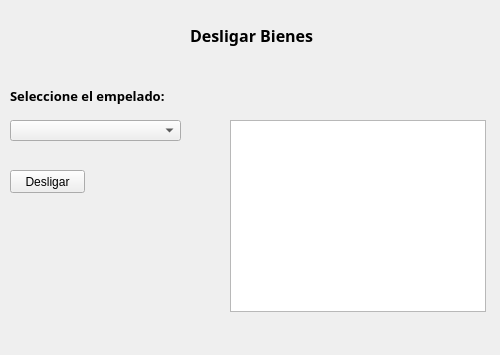
<?xml version="1.0" encoding="UTF-8"?>
<ui version="4.0">
 <class>Desligar_Bienes</class>
 <widget class="QWidget" name="Desligar_Bienes">
  <property name="geometry">
   <rect>
    <x>0</x>
    <y>0</y>
    <width>500</width>
    <height>355</height>
   </rect>
  </property>
  <property name="windowTitle">
   <string>Desligar Bienes</string>
  </property>
  <widget class="QLabel" name="label">
   <property name="geometry">
    <rect>
     <x>190</x>
     <y>20</y>
     <width>161</width>
     <height>31</height>
    </rect>
   </property>
   <property name="font">
    <font>
     <family>Perpetua Titling MT</family>
     <pointsize>12</pointsize>
     <weight>75</weight>
     <bold>true</bold>
    </font>
   </property>
   <property name="text">
    <string>Desligar Bienes</string>
   </property>
  </widget>
  <widget class="QLabel" name="label_2">
   <property name="geometry">
    <rect>
     <x>10</x>
     <y>80</y>
     <width>181</width>
     <height>31</height>
    </rect>
   </property>
   <property name="font">
    <font>
     <family>Segoe UI Variable Text Semibold</family>
     <pointsize>10</pointsize>
     <weight>75</weight>
     <bold>true</bold>
    </font>
   </property>
   <property name="text">
    <string>Seleccione el empelado:</string>
   </property>
  </widget>
  <widget class="QComboBox" name="comboBox">
   <property name="geometry">
    <rect>
     <x>10</x>
     <y>120</y>
     <width>171</width>
     <height>21</height>
    </rect>
   </property>
   <property name="editable">
    <bool>false</bool>
   </property>
   <property name="currentText">
    <string/>
   </property>
   <property name="currentIndex">
    <number>-1</number>
   </property>
   <property name="placeholderText">
    <string>Seleccione</string>
   </property>
   <item>
    <property name="text">
     <string>Luis</string>
    </property>
   </item>
   <item>
    <property name="text">
     <string>Maria</string>
    </property>
   </item>
   <item>
    <property name="text">
     <string>Luisa</string>
    </property>
   </item>
   <item>
    <property name="text">
     <string>Carlos</string>
    </property>
   </item>
  </widget>
  <widget class="QTableView" name="tableView">
   <property name="geometry">
    <rect>
     <x>230</x>
     <y>120</y>
     <width>256</width>
     <height>192</height>
    </rect>
   </property>
  </widget>
  <widget class="QPushButton" name="pushButton">
   <property name="geometry">
    <rect>
     <x>10</x>
     <y>170</y>
     <width>75</width>
     <height>23</height>
    </rect>
   </property>
   <property name="text">
    <string>Desligar</string>
   </property>
  </widget>
 </widget>
 <resources/>
 <connections/>
</ui>
